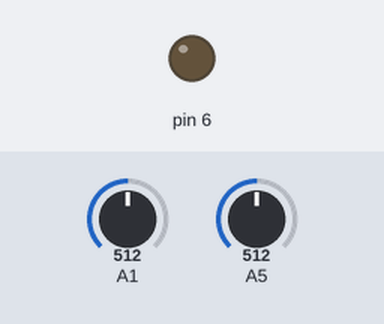
This sketch was run on a simulated Arduino Uno, built with avr-gcc and run on an emulated ATmega328P. Shown: output pins drawn as LEDs (lit = HIGH). The test bench sets the inputs (shaded band); at power-on: A1 = 512, A5 = 512. Pins used as bus, display or sensor lines are not drawn.

Above: at 1.2 s.
1.3 s: A1 set to 716
At 2.4 s:
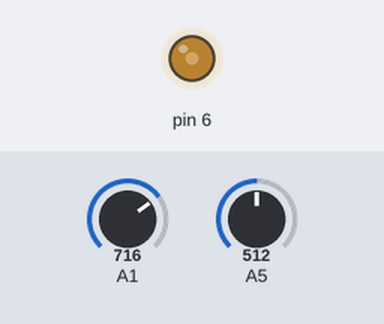
2.8 s: A1 set to 900
At 3.7 s:
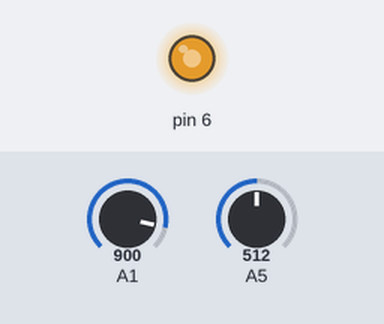
4.3 s: A1 set to 306
At 5.0 s:
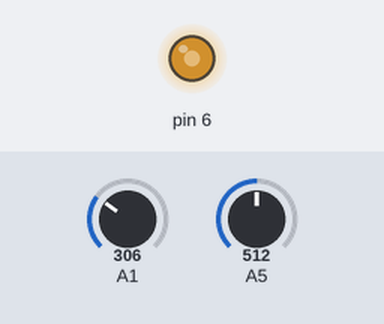
5.8 s: A1 set to 122
At 6.2 s:
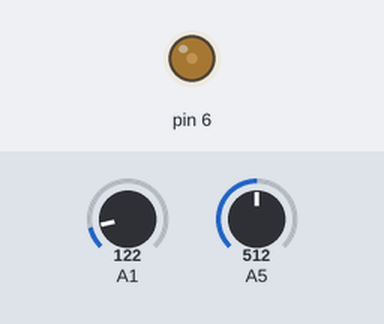
Timing chart, 0 to 8.3 s (numbered marks = the images above; inputs shaded):
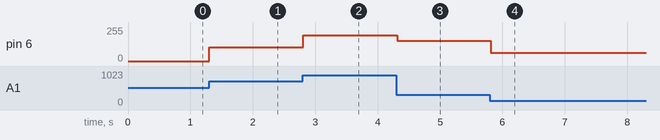

Measured:
- after the input at 1.3 s, pin 6: 0/255 → 102/255 at once
- after the input at 2.8 s, pin 6: 102/255 → 194/255 at once
- after the input at 4.3 s, pin 6: 194/255 → 153/255 at once
- after the input at 5.8 s, pin 6: 153/255 → 61/255 at once

The sketch:

testprog1.ino
```cpp
// マイコン入門

const int THRESHOLD = 100;  //  アナログの閾値
boolean flag = false;	// 点灯フラグ
boolean pushed = false;   //  押されたフラグ

void setup(){
  //  おまじない
  pinMode(6,OUTPUT);
  pinMode(2,OUTPUT);
}

void loop(){
  //  可変抵抗によるLEDのPWM制御
  int val = analogRead(1);
  analogWrite(6,val/2);

  //  スイッチによるLEDの点灯制御
  int val2 = analogRead(5);
  if( val2 < THRESHOLD){  //  スイッチが押されているとき
    pushed = true;    //  押したフラグを立てる
  }else{                  //  スイッチが押されていないとき
    if( pushed ){
      /* 現在押されておらず、押された履歴がある
         つまりここは離したタイミングのみ実行する
      */
      pushed = false;    //  押したフラグを消す
      flag = !flag;      //  点灯の切り替え
    }
    digitalWrite(2,HIGH);
  }

  //  点灯フラグによって点灯・消灯を切り替える
  if( flag ) digitalWrite(2,HIGH);
  else digitalWrite(2,LOW);

  delay(100);
}
```
